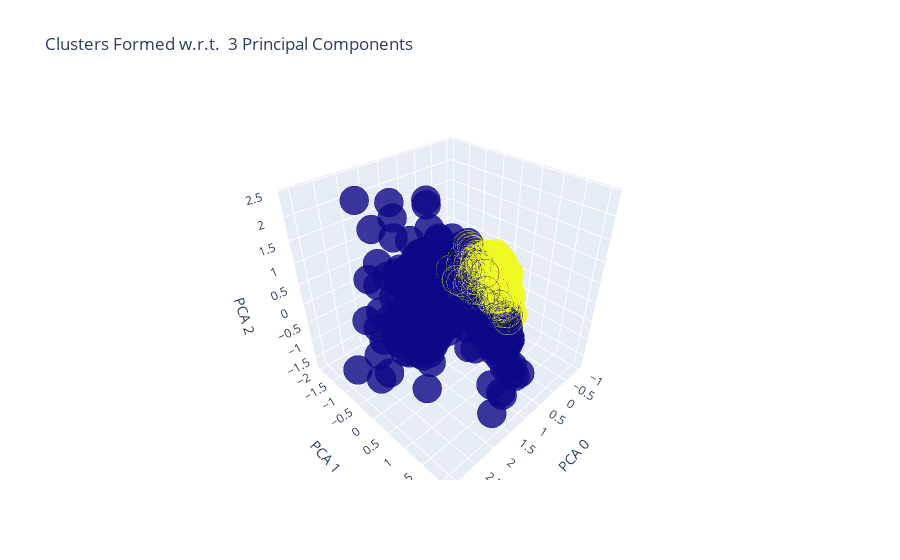

This figure's notebook cell:
### Code cell
kmeans = KMeans(n_clusters = 2, init = 'k-means++', random_state = 42)
kmeans.fit(X_pcs_1[:,:3])
y_label = kmeans.predict(X_pcs_1[:,:3])

Cluster3D(X_pcs_1,y_label)
print("Silhouette Score:\t",silhouette_score(X_pcs_1[:,:3], y_label))

### Figure 1 — Plotly figure (JSON) as saved in the notebook; plotly's stock layout.template omitted (floating-point values rounded to 4 significant figures; data arrays with more than 128 entries replaced by an {"elided": "..."} marker saying what was removed)
{"data": [{"marker": {"color": {"elided": "1998 int values"}, "line": {"color": {"elided": "1998 int values"}, "width": 12}, "opacity": 0.8, "size": 10}, "mode": "markers", "x": {"elided": "1998 float values"}, "y": {"elided": "1998 float values"}, "z": {"elided": "1998 float values"}, "type": "scatter3d"}], "layout": {"scene": {"xaxis": {"title": {"text": "PCA 0"}, "type": "linear"}, "yaxis": {"title": {"text": "PCA 1"}, "type": "linear"}, "zaxis": {"title": {"text": "PCA 2"}, "type": "linear"}, "aspectratio": {"x": 1.003, "y": 0.99, "z": 1.007}, "aspectmode": "auto"}, "title": {"text": "Clusters Formed w.r.t.  3 Principal Components"}, "autosize": true}}
